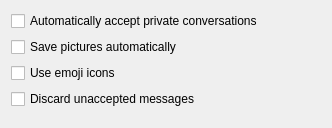
<?xml version="1.0" encoding="UTF-8"?>
<ui version="4.0">
 <class>ChatSettingsForm</class>
 <widget class="QWidget" name="ChatSettingsForm">
  <property name="geometry">
   <rect>
    <x>0</x>
    <y>0</y>
    <width>332</width>
    <height>128</height>
   </rect>
  </property>
  <property name="windowTitle">
   <string>Form</string>
  </property>
  <layout class="QFormLayout" name="formLayout">
   <item row="0" column="0">
    <widget class="QCheckBox" name="autoAcceptPrivs">
     <property name="toolTip">
      <string>Accept private conversations without prompting</string>
     </property>
     <property name="text">
      <string>Automatically accept private conversations</string>
     </property>
    </widget>
   </item>
   <item row="1" column="0">
    <widget class="QCheckBox" name="autoSavePictures">
     <property name="toolTip">
      <string>Save the received images into the pictures directory without displaying them</string>
     </property>
     <property name="text">
      <string>Save pictures automatically</string>
     </property>
    </widget>
   </item>
   <item row="2" column="0">
    <widget class="QCheckBox" name="useEmojiIcons">
     <property name="toolTip">
      <string>Convert icons and emoticons to emoji</string>
     </property>
     <property name="text">
      <string>Use emoji icons</string>
     </property>
    </widget>
   </item>
   <item row="3" column="0">
    <widget class="QCheckBox" name="discardUnaccepted">
     <property name="toolTip">
      <string>Discards messages from unaccepted conversations when partner disconnects</string>
     </property>
     <property name="text">
      <string>Discard unaccepted messages</string>
     </property>
    </widget>
   </item>
  </layout>
 </widget>
 <resources/>
 <connections/>
</ui>
